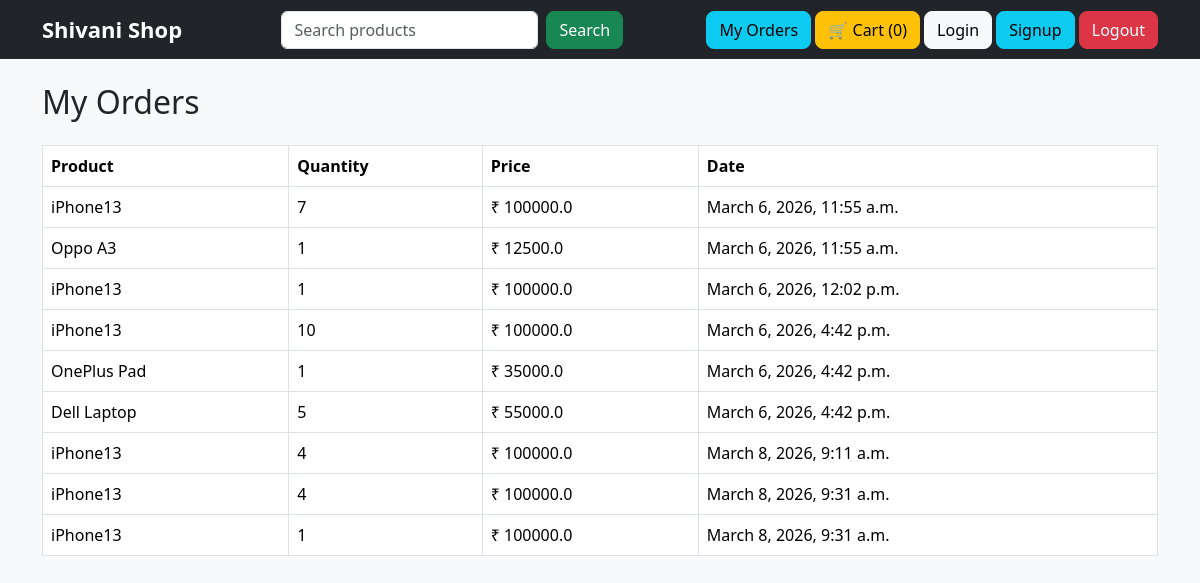
Screenshot of /orders/ (signed in) with the database file from the repository.
### store/models.py (models this page shows, shortened)
class Order(models.Model):
    user = models.ForeignKey(User, on_delete=models.CASCADE)
    product = models.ForeignKey(Product, on_delete=models.CASCADE)
    quantity = models.IntegerField()
    price = models.FloatField()
    name = models.CharField(max_length=200)
    address = models.TextField()
    city = models.CharField(max_length=100)
    pincode = models.CharField(max_length=10)
    created_at = models.DateTimeField(auto_now_add=True)

class Product(models.Model):
    name = models.CharField(max_length=200)
    price = models.FloatField()
    description = models.TextField()
    image = models.ImageField(upload_to='products/')
    stock = models.IntegerField()

### store/views.py (the view)
# urls.py: path('orders/', order_history, name='orders'),
@login_required
def order_history(request):
    orders = Order.objects.filter(user=request.user)
    return render(request,'store/orders.html',{'orders':orders})

### store/context_processor.py (called while the page is built)
def cart_count(request):
    cart = request.session.get('cart', {})
    count = sum(cart.values())
    return {
        'cart_count': count
    }

### store/templates/store/orders.html
{% extends 'store/base.html' %}
{% block content %}
<h2 class="mb-4">My Orders</h2>
<table class="table table-bordered">
<tr>
<th>Product</th>
<th>Quantity</th>
<th>Price</th>
<th>Date</th>
</tr>
{% for order in orders %}
<tr>
<td>{{ order.product.name }}</td>
<td>{{ order.quantity }}</td>
<td>₹ {{ order.price }}</td>
<td>{{ order.created_at }}</td>
</tr>
{% empty %}
<tr>
<td colspan="4" class="text-center">
No Orders Yet
</td>
</tr>
{% endfor %}
</table>
{% endblock %}

### store/static/store/css/style.css (style rules this page uses)
body { background-color: #f8f9fa; }

### rows the page displays
Order: product.name "iPhone13", quantity "7", price "100000.0", created_at "March 6, 2026, 11:55 a.m."
Order: product.name "Oppo A3", quantity "1", price "12500.0", created_at "March 6, 2026, 11:55 a.m."
Order: product.name "iPhone13", quantity "1", price "100000.0", created_at "March 6, 2026, 12:02 p.m."
Order: product.name "iPhone13", quantity "10", price "100000.0", created_at "March 6, 2026, 4:42 p.m."
Order: product.name "OnePlus Pad", quantity "1", price "35000.0", created_at "March 6, 2026, 4:42 p.m."
Order: product.name "Dell Laptop", quantity "5", price "55000.0", created_at "March 6, 2026, 4:42 p.m."
Order: product.name "iPhone13", quantity "4", price "100000.0", created_at "March 8, 2026, 9:11 a.m."
Order: product.name "iPhone13", quantity "4", price "100000.0", created_at "March 8, 2026, 9:31 a.m."
Order: product.name "iPhone13", quantity "1", price "100000.0", created_at "March 8, 2026, 9:31 a.m."

### other values shown
{{ cart_count }} "0"
